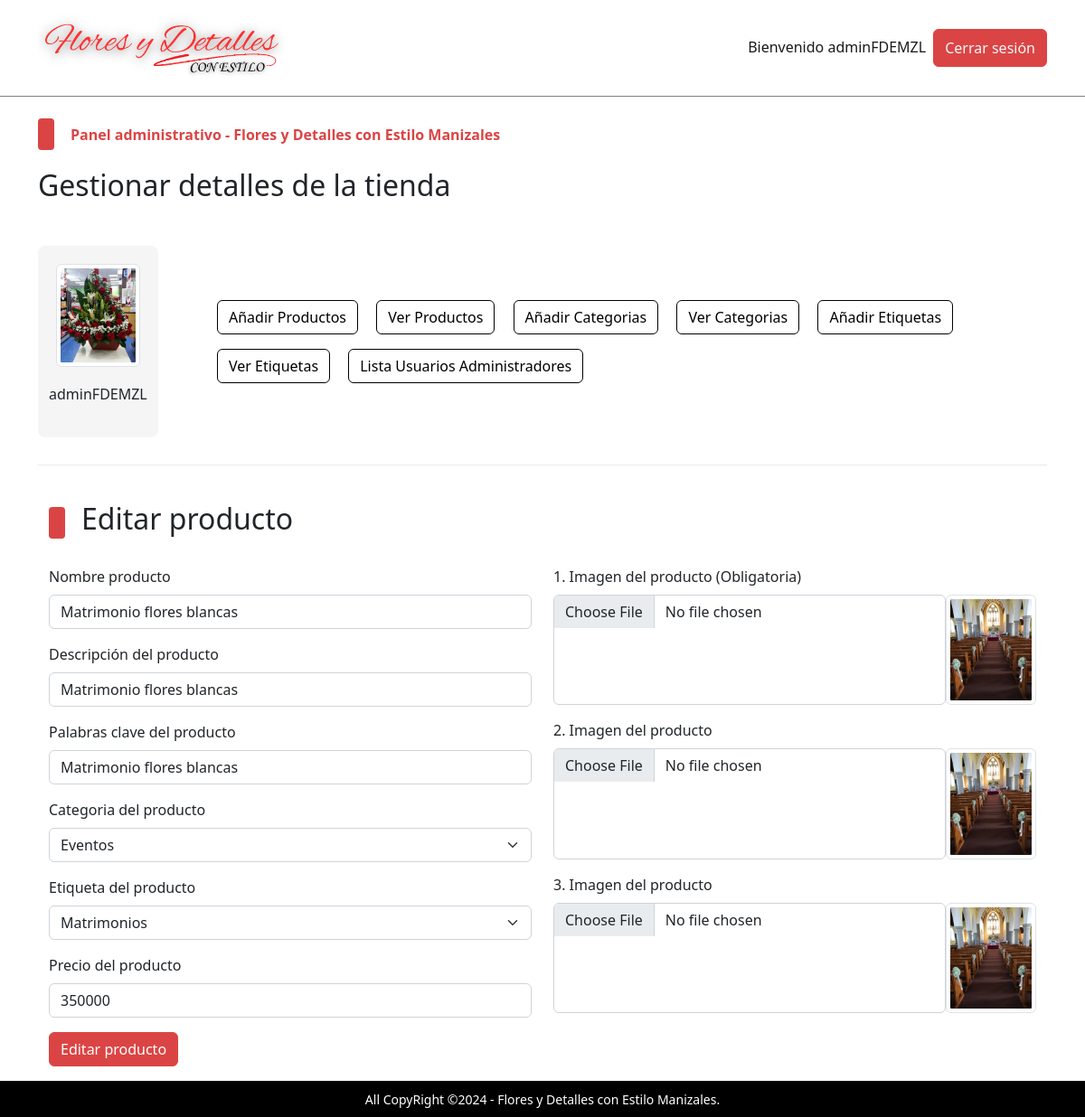
The app's page /admin/index.php?edit_product=1 (signed in) with its own data.
### tables this page shows
CREATE TABLE `admin_table` (
  `admin_id` int(11) NOT NULL,
  `admin_name` varchar(100) NOT NULL,
  `admin_email` varchar(200) NOT NULL,
  `admin_image` varchar(255) NOT NULL,
  `admin_password` varchar(255) NOT NULL
);

CREATE TABLE `products` (
  `product_id` int(11) NOT NULL,
  `product_title` varchar(120) NOT NULL,
  `product_description` varchar(255) NOT NULL,
  `product_keywords` varchar(255) NOT NULL,
  `category_id` int(11) NOT NULL,
  `brand_id` int(11) NOT NULL,
  `product_image_one` varchar(255) NOT NULL,
  `product_image_two` varchar(255) NOT NULL,
  `product_image_three` varchar(255) NOT NULL,
  `product_price` float NOT NULL,
  `date` timestamp NOT NULL DEFAULT current_timestamp() ON UPDATE current_timestamp(),
  `status` varchar(100) NOT NULL
);

### admin/edit_product.php (the view, shortened to what this page needs)
<?php
    if(isset($_GET['edit_product'])){
        $edit_id = $_GET['edit_product'];
        $get_data_query = "SELECT * FROM `products` WHERE product_id = $edit_id";
        $get_data_result = mysqli_query($con,$get_data_query);
        $row_fetch_data = mysqli_fetch_array($get_data_result);
        $product_title = $row_fetch_data['product_title'];
        $product_description = $row_fetch_data['product_description'];
        $product_keywords = $row_fetch_data['product_keywords'];
        $category_id = $row_fetch_data['category_id'];
        $brand_id = $row_fetch_data['brand_id'];
        $product_image_one_old = $row_fetch_data['product_image_one'];
        $product_image_two_old = $row_fetch_data['product_image_two'];
        $product_image_three_old = $row_fetch_data['product_image_three'];
        $product_price = $row_fetch_data['product_price'];
    }
    ?>
<div class="container">
    <div class="row justify-content-center">
    <div class="categ-header text-center mb-4">
            <div class="sub-title">
                    <span class="shape"></span>
                    <h2>Editar producto</h2>
                </div>
        </div>
        <div class="col-md-6">
            <form action="" method="post" enctype="multipart/form-data" class="d-flex flex-column gap-3 mb-3">
                <div class="form-outline">
                    <label for="product_title" class="form-label">Nombre producto</label>
                    <input type="text" name="product_title" id="product_title" class="form-control" required value="<?php echo $product_title;?>">
                </div>
                <div class="form-outline">
                    <label for="product_description" class="form-label">Descripción del producto</label>
                    <input type="text" name="product_description" id="product_description" class="form-control" required value="<?php echo $product_description;?>">
                </div>
                <div class="form-outline">
                    <label for="product_keywords" class="form-label">Palabras clave del producto</label>
                    <input type="text" name="product_keywords" id="product_keywords" class="form-control" required value="<?php echo $product_keywords;?>">
                </div>
                <div class="form-outline">
                    <label for="product_category" class="form-label">Categoria del producto</label>
                    <select name="product_category" id="product_category" class="form-select" required >
                        <?php
                        $select_category_query_all = "SELECT * FROM `categories`";
                        $select_category_result_all = mysqli_query($con,$select_category_query_all);
                        while($fetch_category_name_all = mysqli_fetch_array($select_category_result_all)){
                            $category_name_is_all = $fetch_category_name_all['category_title'];
                            $category_id_is_all = $fetch_category_name_all['category_id'];
                            echo $category_id_is_all == $category_id ? "
                            <option value='$category_id_is_all' selected>$category_name_is_all</option>
                        ": "
                        <option value='$category_id_is_all'>$category_name_is_all</option>
                    ";
                        }
                        ?>
                    </select>
                </div>
                <div class="form-outline">
                    <label for="product_brand" class="form-label">Etiqueta del producto</label>
                    <select name="product_brand" id="product_brand" class="form-select" required>
                        <?php
                        $select_brand_query_all = "SELECT * FROM `brands`";
                        $select_brand_result_all = mysqli_query($con,$select_brand_query_all);
                        while($fetch_brand_name_all = mysqli_fetch_array($select_brand_result_all)){
                            $brand_name_is_all = $fetch_brand_name_all['brand_title'];
                            $brand_id_is_all = $fetch_brand_name_all['brand_id'];
                            echo $brand_id_is_all == $brand_id ? "
                            <option value='$brand_id_is_all' selected>$brand_name_is_all</option>
                        ": "
                        <option value='$brand_id_is_all'>$brand_name_is_all</option>
                    ";
                        }
                        ?>
                    </select>
                </div>
                <div class="form-outline">
                    <label for="product_price" class="form-label">Precio del producto</label>
                    <input type="number" name="product_price" id="product_price" class="form-control" required value="<?php echo $product_price;?>">
                </div>
                <div class="form-outline">
                    <input type="submit" value="Editar producto" class="btn btn-primary" name="update_product">
                </div>
            </form>
        </div>
        <div class="col-md-6">
            <form action="" method="post" enctype="multipart/form-data" class="d-flex flex-column gap-3 mb-3">
                <div class="form-outline">
                    <label for="product_image_one" class="form-label">1. Imagen del producto (Obligatoria)</label>
                    <div class="d-flex">
                        <input type="file" name="product_image_one" id="product_image_one" class="form-control" value="<?php echo $product_image_one_old;?>">
                        <img src="./product_images/<?php echo $product_image_one_old;?>" alt="<?php echo $product_title;?>" class="img-thumbnail" width="100px">
                    </div>
                </div>
                <div class="form-outline">
                    <label for="product_image_two" class="form-label">2. Imagen del producto</label>
                    <div class="d-flex">
                        <input type="file" name="product_image_two" id="product_image_two" class="form-control" value="<?php echo $product_image_two_old;?>">
                        <img src="./product_images/<?php echo $product_image_two_old;?>" alt="<?php echo $product_title;?>" class="img-thumbnail" width="100px">
                    </div>
                </div>
                <div class="form-outline">
                    <label for="product_image_three" class="form-label">3. Imagen del producto</label>
                    <div class="d-flex">
                        <input type="file" name="product_image_three" id="product_image_three" class="form-control" value="<?php echo $product_image_three_old;?>">
                        <img src="./product_images/<?php echo $product_image_three_old;?>" alt="<?php echo $product_title;?>" class="img-thumbnail" width="100px">
                    </div>
                </div>
            </form>
        </div>
    </div>
</div>

### admin/index.php (shortened to what this page needs)
<?php
    include('../functions/common_functions.php');
    if(isset($_SESSION['admin_username'])){
        $admin_name = $_SESSION['admin_username'];
        $get_admin_data = "SELECT * FROM `admin_table` WHERE admin_name = '$admin_name'";
        $get_admin_result = mysqli_query($con,$get_admin_data);
        $row_fetch_admin_data = mysqli_fetch_array($get_admin_result);
        $admin_name = $row_fetch_admin_data['admin_name'];
        $admin_image = $row_fetch_admin_data['admin_image'];
    }else{
        echo "<script>window.open('./admin_login.php','_self');</script>";
    }
?>
<!DOCTYPE html>
<html lang="en">
<head>
    <link rel="stylesheet" href="../assets/css/bootstrap.css" />
    <link rel="stylesheet" href="../assets/css/main.css" />
</head>
<body>
    <nav class="navbar navbar-expand-lg navbar-light bg-light">
        <div class="container">
            <a class="navbar-brand fw-bold" href="#">
                <img src="../assets/images/logo.png" alt="Logo A1" style="height: 80px;">
            </a>
            <div class="collapse navbar-collapse" id="navbarSupportedContentad">
                <ul class="navbar-nav ms-auto mb-2 mb-lg-0">
                    <li class="nav-item">
                        <a class="nav-link active" aria-current="page" href="#">Bienvenido <?php echo $admin_name;?></a>
                    </li>
                    <li class="nav-item">
                    <button class="btn btn-primary p-0 px-1">
                            <a href="./admin_logout.php" class="nav-link text-light">Cerrar sesión</a>
                        </button>
                    </li>
                </ul>
            </div>
        </div>
    </nav>
    <div class="control">
        <div class="container pt-4 pb-0">
            <div class="categ-header">
                <div class="sub-title">
                    <span class="shape"></span>
                    <span class="title">Panel administrativo - Flores y Detalles con Estilo Manizales</span>
                </div>
                <h2>Gestionar detalles de la tienda</h2>
            </div>
            <div class="row align-items-center">
                <div class="col-md-2">
                    <div class="admin-image">
                        <a href="./index.php"><img src="./admin_images/<?php echo $admin_image;?>" class="img-thumbnail" alt="Admin Photo"></a>
                        <p><?php echo $admin_name;?></p>
                    </div>
                </div>
                <div class="col-md-10">
                    <div class="buttons">
                        <button class="btn btn-outline-primary m-2">
                            <a href="index.php?insert_product" class="nav-link">Añadir Productos</a>
                        </button>
                        <button class="btn btn-outline-primary m-2">
                            <a href="index.php?view_products" class="nav-link">Ver Productos</a>
                        </button>
                        <button class="btn btn-outline-primary m-2">
                            <a href="index.php?insert_category" class="nav-link">Añadir Categorias</a>
                        </button>
                        <button class="btn btn-outline-primary m-2">
                            <a href="index.php?view_categories" class="nav-link">Ver Categorias</a>
                        </button>
                        <button class="btn btn-outline-primary m-2">
                            <a href="index.php?insert_brand" class="nav-link">Añadir Etiquetas</a>
                        </button>
                        <button class="btn btn-outline-primary m-2">
                            <a href="index.php?view_brands" class="nav-link">Ver Etiquetas</a>
                        </button>
                        <button class="btn btn-outline-primary m-2">
                            <a href="index.php?list_users" class="nav-link">Lista Usuarios Administradores</a>
                        </button>
                    </div>
                </div>
            </div>
        </div>
    </div>
    <div class="container">
        <div class="divider"></div>
    </div>
    <div class="change-page">
        <div class="container">
            <?php
            if(isset($_GET['edit_product'])){
                include('./edit_product.php');
            }
            ?>
        </div>
    </div>
    <div class="upper-nav primary-bg p-2 px-3 text-center text-break">
        <span>All CopyRight &copy;2024 - Flores y Detalles con Estilo Manizales.</span>
    </div>
</body>
</html>

### assets/css/main.css (style rules this page uses)
* { -webkit-box-sizing: border-box; -moz-box-sizing: border-box; box-sizing: border-box; margin: 0; padding: 0; }
html { scroll-behavior: smooth; }
a { text-decoration: none; color: #000000; cursor: pointer; }
button, input[type='submit'] { cursor: pointer; }
ul { list-style: none; }
.primary-bg { background-color: #000; }
.divider { background-color: #eaeaea; height: 1.5px; width: 100%; margin-top: 30px; margin-bottom: 40px; }
.container .categ-header { display: flex; flex-direction: column; gap: 20px; margin-bottom: 40px; }
.container .categ-header .sub-title { display: flex; flex-direction: row; gap: 18px; align-items: center; }
.container .categ-header .sub-title span:nth-of-type(1) { width: 18px; height: 35px; background-color: #db4444; border-radius: 4px; -webkit-border-radius: 4px; -moz-border-radius: 4px; -ms-border-radius: 4px; -o-border-radius: 4px; }
.shape { display: inline-block; width: 18px; height: 35px; background-color: #db4444; border-radius: 4px; -webkit-border-radius: 4px; -moz-border-radius: 4px; -ms-border-radius: 4px; -o-border-radius: 4px; }
.container .categ-header .sub-title span:nth-of-type(2) { color: #db4444; font-weight: bold; }
.upper-nav span { color: #ffffff; font-size: 14px; }
.bg-light { background-color: #ffffff !important; border-bottom: 1px solid #7d8184; }
.control .container .row .admin-image { width: 80%; background-color: #f5f5f5; padding: 20px; display: flex; flex-direction: column; gap: 18px; align-items: center; border-radius: 8px; -webkit-border-radius: 8px; -moz-border-radius: 8px; -ms-border-radius: 8px; -o-border-radius: 8px; }
.control .container .row .admin-image img { width: 100%; }
.control .container .row .buttons a.nav-link { transition: 0s; -webkit-transition: 0s; -moz-transition: 0s; -ms-transition: 0s; -o-transition: 0s; }

### records on screen
admin_table: admin_name "adminFDEMZL", admin_image (picture)
products: product_title "Matrimonio flores blancas", product_description "Matrimonio flores blancas", product_keywords "Matrimonio flores blancas", product_price "350000", product_image_one (picture), product_image_two (picture), product_image_three (picture)

### other values on screen
form field product_category "Eventos"
form field product_brand "Matrimonios"
